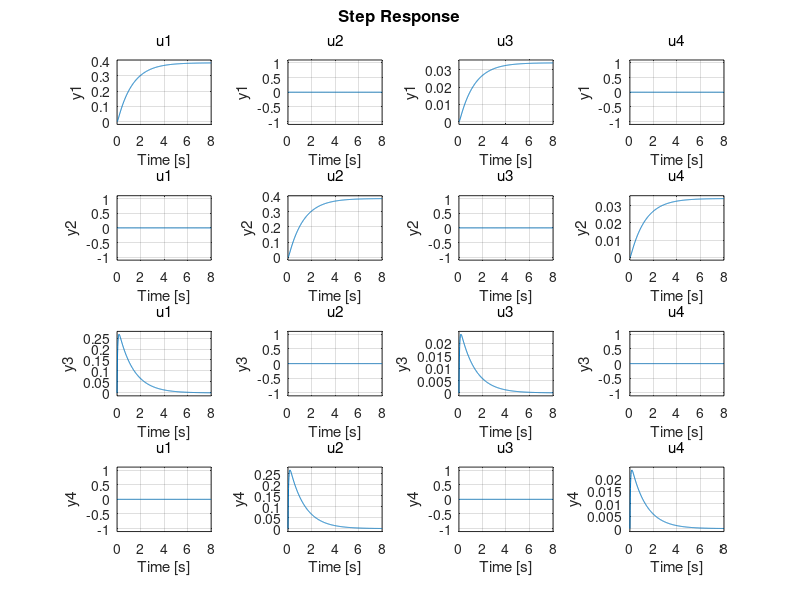

Recreate this plot in MATLAB.
% %capstone SIM+CONTROL 
%to be used in raspb pi, this script is explicitly to compute the
%Controller matrix that expresses the dynamics
%everything will be in SI unit
clc; clear; close all;
%%FOR INVERTED PENDULUM 
%%FOR INVERTED PENDULUM
%%FOR INVERTED PENDULUM 
%%FOR INVERTED PENDULUM

I=4;
leverArm=0.1; %%cp-cg, center of pressure-center of gravity
CNa=37*pi/180;
%%putting aerodynamic plant+control in a system of form xdot=Ax+Bu, where
%%x represents the state
density=1;
v=150; %%roughly half the speed of sound, this is the freestream air speed
A=0.25*pi*(6*25.4)^2;
%C1=-CNa*leverArm*(0.5*density*v^2)/I;
C1=14.61;
C2=-CNa*(leverArm^2)*(0.5*density*v)/I;
A=[0 0 1 0; 0 0 0 1; C1 0 C2 0; 0 C1 0 C2]; 
%%note that damping is basically miniscule compared to spring constant
%%calling it spring constant because this is basically just a mass spring
%%differential equation
%%our u input here is the angle, we will have to change this to represent
%%the actual actuation of the piston, AJ i can explain this in person
leverArmMotor=0.25;
Thrust=98;%N
%torque is then Thrust*LeverArmMotor*theta, theta is in our state
%recall that our state vector is [theta1,theta2,thetaDot1,thetaDot2]
C3=Thrust*leverArmMotor/I;
%B matrix in the dynamical system
%B=[0 0; 0 0; C3 0; 0 C3];
%B with velocities
td=1.56/1.44/2;
B=[0 0 0 0; 0 0 0 0; C3 0 td 0; 0 C3 0 td];
%%
Bchopped=[C3 0 0 0; 0 C3 0 0];
%%%from rishi Jan 16 2022, the B matrix that determines the optimal control
%%tf had to be edited such that it was clear that only the angular output
%%could be changed into angular acceleration via the motor's thrust
%%defining the Q and R matrices, making them default for now, effectively
%%these are the quantities we play with for tuning, where R defines the
%%weight of our actuators on the optimization function, and Q defines the
%%weight of how close we have to be to the reference (0 angle, 0 angular
%%velocity) We can talk more on this
Q=[1 0 0 0; 0 1 0 0; 0 0 10 0; 0 0 0 10];
R=Q;
%R=Q because i was lazy

C=eye(4,4);
D=zeros(4,4);
E=zeros(4,4);
%DelayT=struct('delay',td,'a',E,'b',B,'c',E,'d',D);


%sys=delayss(A,D,C,D,DelayT);
%NU = [1];
%NY = [1];
%NINT = [1];
%sysPade=pade(sys,NU,NY,NINT);

[K1,S1,P1] = lqr(A,B,Q,R);


sys=ss(A-B*K1,B,C,D);
step(sys)

